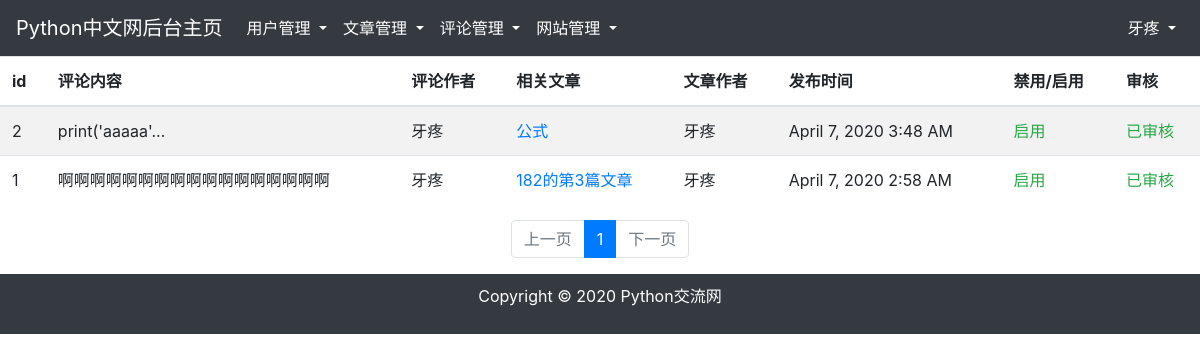
Page /backstage/comment (signed in) on the committed database.
### app/models.py (models this page shows, shortened)
class User(UserMixin, db.Model):
    __tablename__ = 'users'
    id = db.Column(db.Integer, primary_key=True)
    username = db.Column(db.String(64), unique=True)    # 不允许重复
    email = db.Column(db.String(128))
    password_hash = db.Column(db.String(128))
    confirmed = db.Column(db.Boolean, default=False)    # 邮箱验证
    forbid = db.Column(db.Boolean, default=False)   # 禁用，默认为不禁用
    level= db.Column(db.Integer, default=1) # 级别
    comments = db.relationship('Comment', backref='user', cascade='all')    # 评论
    articles = db.relationship('Article', backref='user')               # 文章
    manage_records = db.relationship('Manage_record', backref='user')   # 管理记录
    content_records = db.relationship('Content_record', backref='user') # 内容记录
    @property
    def password(self):
        raise AttributeError('password is not a readable attribute')

class Comment(db.Model):
    __tablename__ = 'comments'
    id = db.Column(db.Integer, primary_key=True)
    article_id = db.Column(db.Integer, db.ForeignKey('articles.id'))
    author_id = db.Column(db.Integer, db.ForeignKey('users.id'))
    body = db.Column(db.Text)
    forbid = db.Column(db.Boolean, default=False)  # 禁用，默认为不禁用
    reviewed = db.Column(db.Boolean, default=False) # 审核
    timestamp = db.Column(db.DateTime, default=datetime.utcnow(), index=True)   # 评论时间

class Article(db.Model):
    __tablename__ = 'articles'
    id = db.Column(db.Integer, primary_key=True)
    title = db.Column(db.Text)                  # 标题
    coverpic = db.Column(db.Text)               # 封面图名
    author_id = db.Column(db.Integer, db.ForeignKey('users.id'))   # 作者id
    body = db.Column(db.Text)                   # 内容
    original = db.Column(db.Text)            # 0 原创， 1 转载， 2 翻译
    classes = db.Column(db.Text)            # 文章分类
    timestamp = db.Column(db.DateTime, index=True, default=datetime.utcnow())   # 发表时间
    updatetimestamp = db.Column(db.DateTime)    # 文章最近一次更新时间
    clicks = db.Column(db.Integer, default=0)   # 文章点击数.
    public = db.Column(db.Boolean, default=True)    # 文章公开，默认为 公开
    forbid = db.Column(db.Boolean, default=False)   # 禁用，默认为不禁用
    reviewed = db.Column(db.Boolean, default=False)  # 审核，默认不通过审核， 审核后才会展示
    comments = db.relationship('Comment', backref='article', cascade='all, delete')
    carousel = db.relationship('Carousel', backref='article', uselist=False)    # 一对一，指向轮播
    recommendation = db.relationship('Recommendation', backref='article', uselist=False)    # 一对一指向推荐

### app/backstage/comment/views.py (the view)
@backstage_blueprint.route('/backstage/comment', defaults={'page': 1})
@backstage_blueprint.route('/backstage/comment/page/<int:page>', methods=["GET", "POST"])
@login_required
def comment_manage(page):
    if current_user.forbid:
        return redirect(request.referrer or url_for('main.index'))
    if current_user.level >= 2:
        per_page = 15                                    # 每页返回的数量
        pagination = Comment.query.order_by(Comment.timestamp.desc()).paginate(page=page, per_page=per_page)    # 按页查询
        comments = pagination.items     # 返回查询到的数据
        return render_template('backstage/comment/index.html', current_user=current_user, comments=comments, pagination=pagination)
    flash('权限不够。')
    return redirect(request.referrer or url_for('main.index'))

### app/models.py (called while the page is built)
@loginmanager.user_loader
def load_user(user_id):
    return User.query.get(int(user_id))

### app/templates/backstage/comment/index.html
{% extends "backstage/base.html" %}
{% block contents %}
<table class="table table-striped table-hover">
    <thead>
    <tr>
        <th>id</th>
        <th>评论内容</th>
        <th>评论作者</th>
        <th>相关文章</th>
        <th>文章作者</th>
        <th>发布时间</th>
        <th>禁用/启用</th>
        <th>审核</th>
    </tr>
    </thead>
    <tbody>
    {% for comment in comments %}
    <tr>
        <td>{{ comment.id }}</td>
        <td title="{{ comment.body }}">{{ comment.body|striptags|truncate(16) }}</td>
        <td>{{ comment.user.username }}</td>
        <td>
            <a href="{{ url_for('article.article_show', article_id=comment.article.id) }}" target=_blank title="{{ comment.article.title }}">
                {{ comment.article.title|striptags|truncate(16) }}
            </a>
        </td>
        <td>{{ comment.article.user.username }}</td>
        <td>{{ moment(comment.timestamp).format('LLL') }}</td>
        <td>
            {% if comment.forbid %}
            {% if current_user.level>=3 %}
            <a class="text-danger" href="{{ url_for('backstage.forbid_comment', comment_id=comment.id ) }}">
                禁用
            </a>
            {% else %}
            <span class="text-danger">
                            禁用
                        </span>
            {% endif %}
            {% else %}
            {% if current_user.level>=3 %}
            <a class="text-success" href="{{ url_for('backstage.forbid_comment', comment_id=comment.id ) }}">
                启用
            </a>
            {% else %}
            <span class="text-success">
                            启用
                        </span>
            {% endif %}
            {% endif %}
        </td>
        <td>
            {% if comment.reviewed %}
            <a class="text-success" href="{{ url_for('backstage.reviewed_comment', comment_id=comment.id ) }}">
                已审核
            </a>
            {% else %}
            <a class="text-danger" href="{{ url_for('backstage.reviewed_comment', comment_id=comment.id ) }}">
                未审核
            </a>
            {% endif %}
        </td>
    </tr>
    {% endfor %}
    </tbody>
</table>
<div class="" style="">
    <div class="container">
        <ul class="pagination justify-content-center">
            {% if pagination.has_prev %}
            <li class="page-item "><a class="page-link" href="{{ url_for('backstage.comment_manage', page=pagination.prev_num) }}">上一页</a></li>
            {% else %}
            <li class="page-item disabled"><a class="page-link" href="#">上一页</a></li>
            {% endif %}
            {% for page_num in pagination.iter_pages(left_edge=1, left_current=2, right_current=3, right_edge=1) %}
            {% if page_num %}
            {% if pagination.page == page_num %}
            <li class="page-item active"><a class="page-link" href="{{ url_for('backstage.comment_manage', page=page_num) }}">{{ page_num }}</a></li>
            {% else %}
            <li class="page-item"><a class="page-link" href="{{ url_for('backstage.comment_manage', page=page_num) }}">{{ page_num }}</a></li>
            {% endif %}
            {% else %}
            <li class="page-item disabled"><a class="page-link" href="">......</a></li>
            {% endif %}
            {% endfor %}
            {% if pagination.has_next %}
            <li class="page-item"><a class="page-link" href="{{ url_for('backstage.comment_manage', page=pagination.next_num) }}">下一页</a></li>
            {% else %}
            <li class="page-item disabled"><a class="page-link" href="#">下一页</a></li>
            {% endif %}
        </ul>
    </div>
</div>
{% endblock %}

### app/templates/backstage/base.html (shortened to what this page needs)
<!DOCTYPE html>
<html lang="en">
<head>
    <link rel="stylesheet" href="https://cdn.staticfile.org/twitter-bootstrap/4.3.1/css/bootstrap.min.css">
    <link rel="stylesheet" href="https://cdn.staticfile.org/font-awesome/4.7.0/css/font-awesome.css">
    <link rel="stylesheet" href="{{ url_for('static', filename='css/tinymce_full_featured.css' )}}">
</head>
<body background="">
    <div style="height: 100%">
        <nav class="navbar navbar-expand-md bg-dark navbar-dark">
            <a class="navbar-brand" href="{{ url_for('backstage.index') }}">Python中文网后台主页</a>
            <div class="collapse navbar-collapse" id="daohanglanzhedie">
                <ul class="nav navbar-nav">
                    {% if current_user.level>=4 %}
                    <li class="nav-item dropdown">
                        <a class="nav-link dropdown-toggle active" href="#" id="navbardrop" data-toggle="dropdown">
                            用户管理
                        </a>
                    </li>
                    {% endif %}
                    <li class="nav-item dropdown">
                        <a class="nav-link dropdown-toggle active" href="#" id="navbardrop" data-toggle="dropdown">
                            文章管理
                        </a>
                    </li>
                    <li class="nav-item dropdown">
                        <a class="nav-link dropdown-toggle active" href="#" id="navbardrop" data-toggle="dropdown">
                            评论管理
                        </a>
                    </li>
                    {% if current_user.level>=4 %}
                    <li class="nav-item dropdown">
                        <a class="nav-link dropdown-toggle active" href="#" id="navbardrop" data-toggle="dropdown">
                            网站管理
                        </a>
                    </li>
                    {% endif %}
                </ul>
            </div>
            <div class="d-none d-md-block">
                <ul class="nav navbar-nav ">
                    <li class="nav-item dropdown">
                        <a class="nav-link dropdown-toggle active" href="#" id="navbardrop" data-toggle="dropdown">
                            {{ current_user.username }}
                        </a>
                    </li>
                </ul>
            </div>
        </nav>
        <div style="background-color: ">
            {% block contents%}
            {% endblock%}
        </div>
    </div>
    <footer class="bg-dark">
        <div class="container" style="padding: 10px">
            <p class="text-center text-white"> Copyright © 2020 Python交流网 </p>
        </div>
    </footer>
</body>
</html>

### app/templates/backstage/base.html (style rules this page uses)
* { box-sizing: border-box; }

### rows in the picture
User: username "牙疼"
Comment: id "2", body "print('aaaaa'...", user.username "牙疼", article "公式", article.user.username "牙疼", timestamp "April 7, 2020 3:48 AM"
Comment: id "1", body "啊啊啊啊啊啊啊啊啊啊啊啊啊啊啊啊啊", user.username "牙疼", article "182的第3篇文章", article.user.username "牙疼", timestamp "April 7, 2020 2:58 AM"

### other values in the picture
{{ page_num }} "1"
